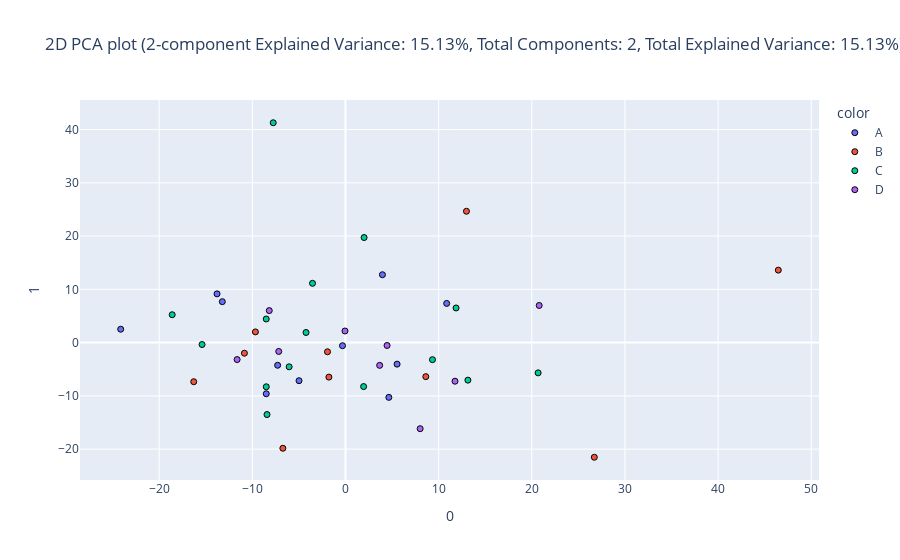

Here is the notebook cell this chart was saved with:
### Code cell
encoded_train_df, pca2d_train_df, encoded_test_df, pca2d_test_df = eda.dimensionality_reduction(train_df, test_df, id_features, categorical_features, continuous_features, target="Dukes Stage", method="pca", plot_type="2d", components=2)

### Figure 1 — Plotly figure (JSON) as saved in the notebook; plotly's stock layout.template omitted (floating-point values rounded to 4 significant figures)
{"data": [{"hovertemplate": "color=A<br>0=%{x}<br>1=%{y}<extra></extra>", "legendgroup": "A", "marker": {"color": "#636efa", "line": {"color": "Black", "width": 1}, "opacity": 1, "symbol": "circle"}, "mode": "markers", "name": "A", "orientation": "v", "showlegend": true, "type": "scatter", "x": [3.968, -4.987, -13.22, 4.655, 10.86, -24.13, -8.505, -13.79, -7.283, 5.54, -0.3193], "xaxis": "x", "y": [12.75, -7.153, 7.687, -10.28, 7.358, 2.513, -9.605, 9.152, -4.256, -4.04, -0.5798], "yaxis": "y"}, {"hovertemplate": "color=B<br>0=%{x}<br>1=%{y}<extra></extra>", "legendgroup": "B", "marker": {"color": "#EF553B", "line": {"color": "Black", "width": 1}, "opacity": 1, "symbol": "circle"}, "mode": "markers", "name": "B", "orientation": "v", "showlegend": true, "type": "scatter", "x": [-9.668, 12.99, -1.78, -6.721, -10.85, 26.71, 46.47, -16.29, 8.625, -1.931], "xaxis": "x", "y": [2.015, 24.66, -6.476, -19.84, -1.991, -21.52, 13.61, -7.341, -6.388, -1.721], "yaxis": "y"}, {"hovertemplate": "color=C<br>0=%{x}<br>1=%{y}<extra></extra>", "legendgroup": "C", "marker": {"color": "#00cc96", "line": {"color": "Black", "width": 1}, "opacity": 1, "symbol": "circle"}, "mode": "markers", "name": "C", "orientation": "v", "showlegend": true, "type": "scatter", "x": [-15.4, 2.0, -8.424, 11.87, 20.68, 9.341, 1.948, -7.756, -8.507, -4.234, -6.049, -18.6, -8.503, 13.14, -3.538], "xaxis": "x", "y": [-0.3591, 19.73, -13.51, 6.505, -5.678, -3.202, -8.25, 41.28, 4.435, 1.9, -4.541, 5.236, -8.293, -7.044, 11.13], "yaxis": "y"}, {"hovertemplate": "color=D<br>0=%{x}<br>1=%{y}<extra></extra>", "legendgroup": "D", "marker": {"color": "#ab63fa", "line": {"color": "Black", "width": 1}, "opacity": 1, "symbol": "circle"}, "mode": "markers", "name": "D", "orientation": "v", "showlegend": true, "type": "scatter", "x": [11.76, 3.671, 20.8, 8.017, -8.183, 4.465, -11.63, -0.05347, -7.165], "xaxis": "x", "y": [-7.246, -4.27, 6.975, -16.16, 6.006, -0.5345, -3.182, 2.183, -1.661], "yaxis": "y"}], "layout": {"legend": {"title": {"text": "color"}, "tracegroupgap": 0}, "title": {"text": "2D PCA plot (2-component Explained Variance: 15.13%, Total Components: 2, Total Explained Variance: 15.13%)"}, "xaxis": {"anchor": "y", "domain": [0, 1], "title": {"text": "0"}}, "yaxis": {"anchor": "x", "domain": [0, 1], "title": {"text": "1"}}}}
